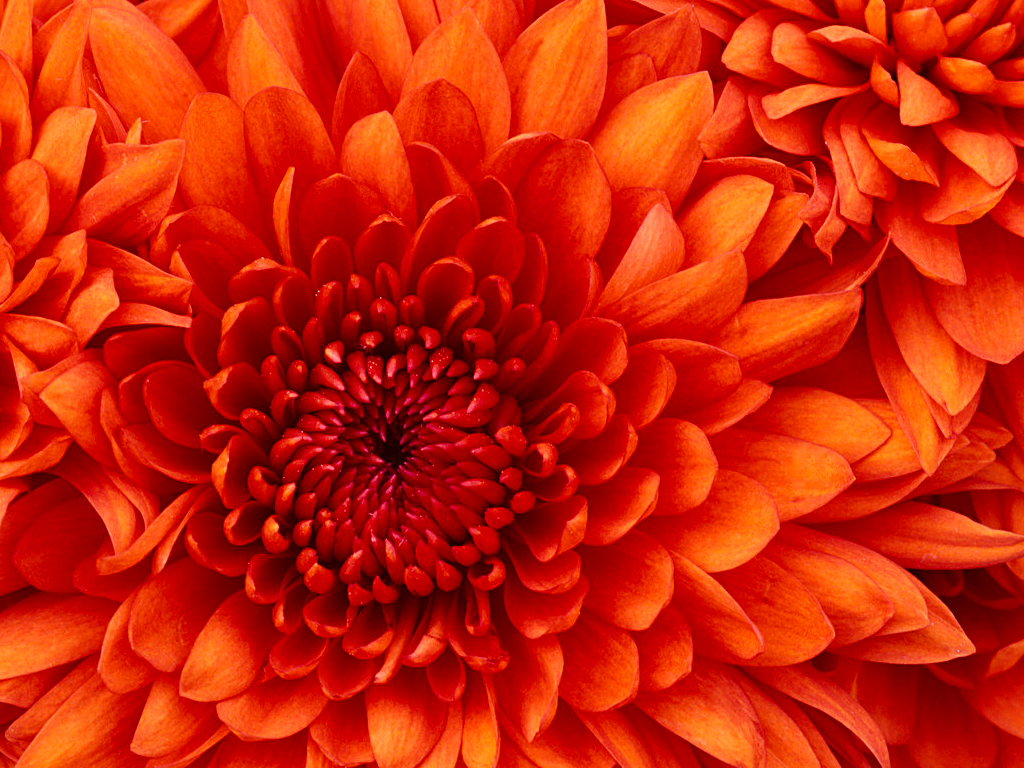
#> input picture untitled1/1.jpg, 1024 x 768 px, found by its file name
$ python tgre.py
#> lines starting #> are read from the running program, lines starting #| are printed output that depends on the picture
import cv2
import aircv

img = cv2.imread("C:\\1.jpg")
#> img is the input picture: shape (768, 1024, 3); mean B, G, R 9.2, 35.5, 203.1
cv2.imshow("lena",img)
#cv2.waitKey(10000)

img1 = cv2.imread("C:\\1.jpg")
crop_img = img1[300:400, 50:300]
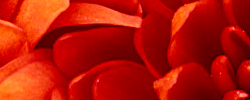
#> crop_img: shape (100, 250, 3); mean B, G, R 7.2, 21, 181.2
cv2.imshow("image", crop_img)
cv2.waitKey(10000)


#> (the run stopped early here; a loop or call above may not have finished)
